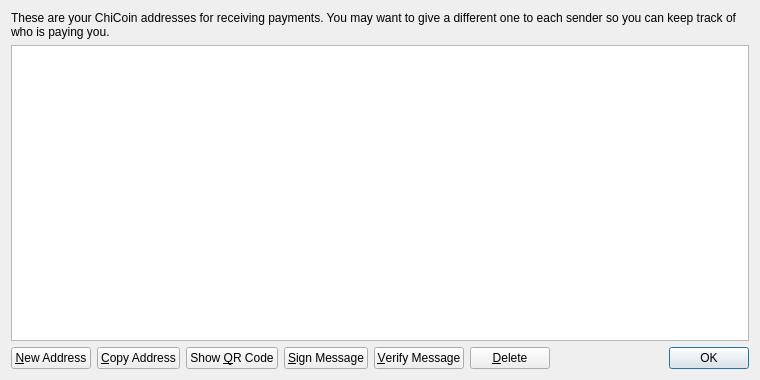
<?xml version="1.0" encoding="UTF-8"?>
<ui version="4.0">
 <class>AddressBookPage</class>
 <widget class="QWidget" name="AddressBookPage">
  <property name="geometry">
   <rect>
    <x>0</x>
    <y>0</y>
    <width>760</width>
    <height>380</height>
   </rect>
  </property>
  <property name="windowTitle">
   <string>Address Book</string>
  </property>
  <layout class="QVBoxLayout" name="verticalLayout">
   <item>
    <widget class="QLabel" name="labelExplanation">
     <property name="text">
      <string>These are your ChiCoin addresses for receiving payments. You may want to give a different one to each sender so you can keep track of who is paying you.</string>
     </property>
     <property name="textFormat">
      <enum>Qt::PlainText</enum>
     </property>
     <property name="wordWrap">
      <bool>true</bool>
     </property>
    </widget>
   </item>
   <item>
    <widget class="QTableView" name="tableView">
     <property name="contextMenuPolicy">
      <enum>Qt::CustomContextMenu</enum>
     </property>
     <property name="toolTip">
      <string>Double-click to edit address or label</string>
     </property>
     <property name="tabKeyNavigation">
      <bool>false</bool>
     </property>
     <property name="alternatingRowColors">
      <bool>true</bool>
     </property>
     <property name="selectionMode">
      <enum>QAbstractItemView::SingleSelection</enum>
     </property>
     <property name="selectionBehavior">
      <enum>QAbstractItemView::SelectRows</enum>
     </property>
     <property name="sortingEnabled">
      <bool>true</bool>
     </property>
     <attribute name="verticalHeaderVisible">
      <bool>false</bool>
     </attribute>
    </widget>
   </item>
   <item>
    <layout class="QHBoxLayout" name="horizontalLayout">
     <item>
      <widget class="QPushButton" name="newAddressButton">
       <property name="toolTip">
        <string>Create a new address</string>
       </property>
       <property name="text">
        <string>&amp;New Address</string>
       </property>
       <property name="icon">
        <iconset resource="../bitcoin.qrc">
         <normaloff>:/icons/add</normaloff>:/icons/add</iconset>
       </property>
      </widget>
     </item>
     <item>
      <widget class="QPushButton" name="copyToClipboard">
       <property name="toolTip">
        <string>Copy the currently selected address to the system clipboard</string>
       </property>
       <property name="text">
        <string>&amp;Copy Address</string>
       </property>
       <property name="icon">
        <iconset resource="../bitcoin.qrc">
         <normaloff>:/icons/editcopy</normaloff>:/icons/editcopy</iconset>
       </property>
      </widget>
     </item>
     <item>
      <widget class="QPushButton" name="showQRCode">
       <property name="text">
        <string>Show &amp;QR Code</string>
       </property>
       <property name="icon">
        <iconset resource="../bitcoin.qrc">
         <normaloff>:/icons/qrcode</normaloff>:/icons/qrcode</iconset>
       </property>
      </widget>
     </item>
     <item>
      <widget class="QPushButton" name="signMessage">
       <property name="toolTip">
        <string>Sign a message to prove you own a Bitcoin address</string>
       </property>
       <property name="text">
        <string>&amp;Sign Message</string>
       </property>
       <property name="icon">
        <iconset resource="../bitcoin.qrc">
         <normaloff>:/icons/edit</normaloff>:/icons/edit</iconset>
       </property>
      </widget>
     </item>
     <item>
      <widget class="QPushButton" name="verifyMessage">
       <property name="toolTip">
        <string>Verify a message to ensure it was signed with a specified Bitcoin address</string>
       </property>
       <property name="text">
        <string>&amp;Verify Message</string>
       </property>
       <property name="icon">
        <iconset resource="../bitcoin.qrc">
         <normaloff>:/icons/transaction_0</normaloff>:/icons/transaction_0</iconset>
       </property>
      </widget>
     </item>
     <item>
      <widget class="QPushButton" name="deleteButton">
       <property name="toolTip">
        <string>Delete the currently selected address from the list. Only sending addresses can be deleted.</string>
       </property>
       <property name="text">
        <string>&amp;Delete</string>
       </property>
       <property name="icon">
        <iconset resource="../bitcoin.qrc">
         <normaloff>:/icons/remove</normaloff>:/icons/remove</iconset>
       </property>
      </widget>
     </item>
     <item>
      <spacer name="horizontalSpacer">
       <property name="orientation">
        <enum>Qt::Horizontal</enum>
       </property>
       <property name="sizeHint" stdset="0">
        <size>
         <width>40</width>
         <height>20</height>
        </size>
       </property>
      </spacer>
     </item>
     <item>
      <widget class="QDialogButtonBox" name="buttonBox">
       <property name="sizePolicy">
        <sizepolicy hsizetype="Maximum" vsizetype="Fixed">
         <horstretch>0</horstretch>
         <verstretch>0</verstretch>
        </sizepolicy>
       </property>
       <property name="standardButtons">
        <set>QDialogButtonBox::Ok</set>
       </property>
      </widget>
     </item>
    </layout>
   </item>
  </layout>
 </widget>
 <resources>
  <include location="../bitcoin.qrc"/>
 </resources>
 <connections/>
</ui>
